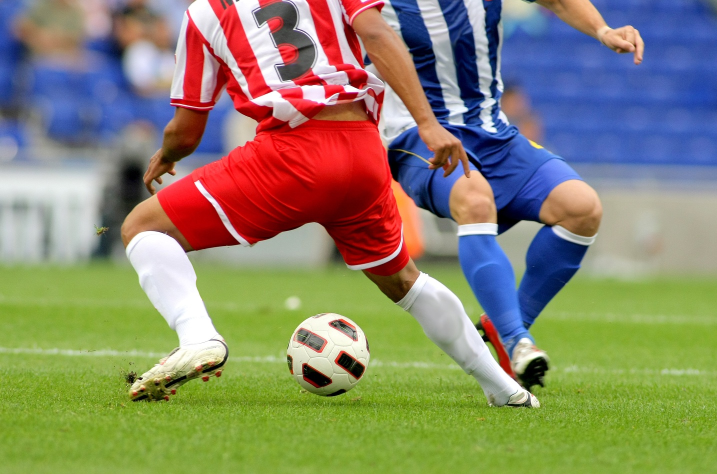
#> input picture ImageProcessing/soccer.jpg, 1434 x 948 px, found by its file name (shown at 1/2 size)
$ python '컨볼루션_적용.py'
#> lines starting #> are read from the running program, lines starting #| are printed output that depends on the picture; after the words box and inside, x2 and y2 are one past the last pixel; in counts of white or black regions, pixels touching at a corner belong together
'''가우시안 스무딩과 엠보싱하기
가우시안 블러를 통해 스무딩은 잡음을 제거하는 역할을 하지만, 물체의 경계를 흐릿하게 하는 블러링 부작용이 있다.
엠보싱은 물체에 돋을새김 느낌을 주는 엠보싱 필터이다.
'''

import cv2 as cv
import numpy as np

img = cv.imread("ImageProcessing\soccer.jpg")
#> img is the input picture: shape (948, 1434, 3); mean B, G, R 107.2, 133.3, 136.9
img = cv.resize(img,dsize=(0,0),fx=0.4,fy=0.4)
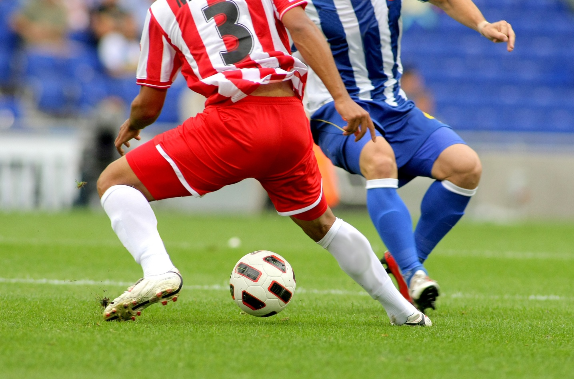
#> img: shape (379, 574, 3); mean B, G, R 107.2, 133.2, 136.8
gray=cv.cvtColor(img,cv.COLOR_BGR2GRAY)
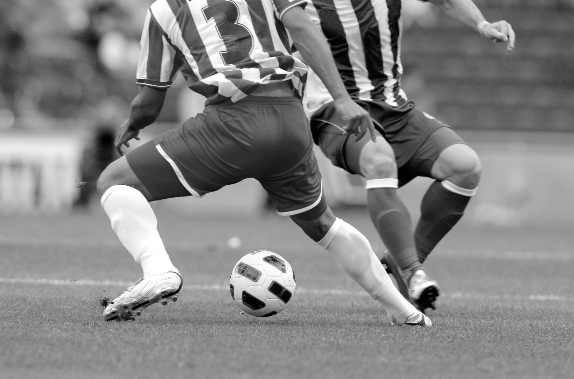
#> gray: shape (379, 574); min 0, max 255, mean 131.3
cv.putText(gray,'soccer',(10,20),cv.FONT_HERSHEY_SIMPLEX,0.7,(255,255,255),2)
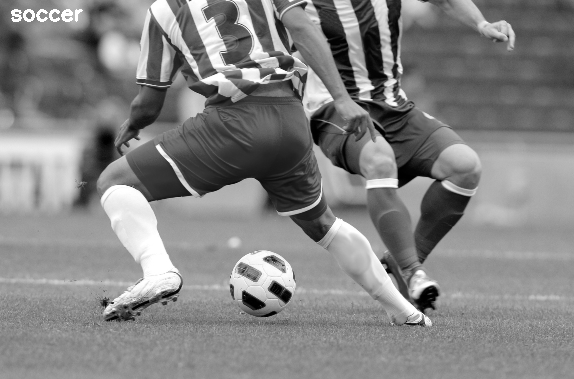
#> gray: shape (379, 574); 0.23% of pixels changed, all inside (x1, y1, x2, y2) = (11, 9, 83, 22)
cv.imshow('Original',gray)

smooth = np.hstack((cv.GaussianBlur(gray,(5,5),0.0),cv.GaussianBlur(gray,(9,9),0.0),cv.GaussianBlur(gray,(15,15),0.0)))
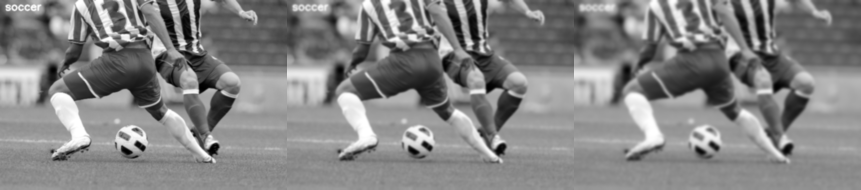
#> smooth: shape (379, 1722) (shown at 1/2 size); min 0, max 255, mean 131.6
# 첫번째 인수는 스무딩을 적용할 영상이고, 두번째 인수는 필터의 크기, 세번째 인수는 표준 편차인데, 0.0으로 설정하면 필터 크기를 보고 자동으로 추정한다.
cv.imshow("Smooth",smooth)

filter_emboss=np.array([[-1.0,-1.0,0.0],
                  [-1.0,0.0,1.0],
                  [0.0,1.0,1.0]])
# 엠보싱 필터에 대해 정의한다.

gray16 = np.int16(gray)
emboss = np.clip(cv.filter2D(gray16,-1,filter_emboss)+128,0,255)# 두 번째 인수를 -1 로 하면 output image의 데이터형을 input_image와 동일하게 가져감
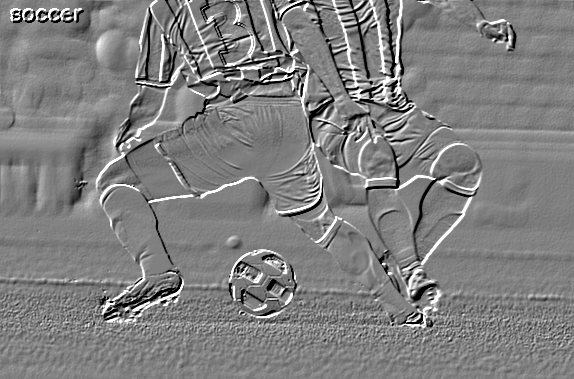
#> emboss: shape (379, 574) int16; min 0, max 255, mean 127.7
emboss_bad=np.uint8(cv.filter2D(gray16,-1,filter_emboss)+128) # -1 will give the output image depth as same as the input image 여기서 깊이는 channel을 얘기하는 걸까?
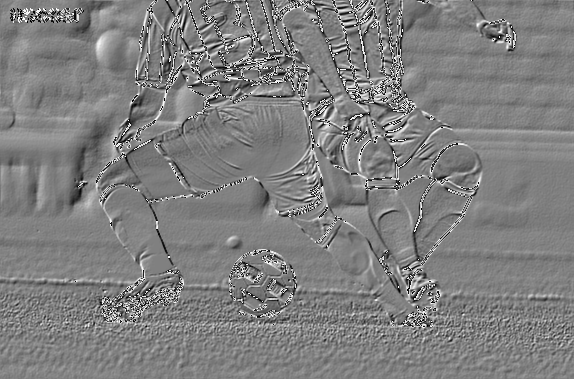
#> emboss_bad: shape (379, 574); min 0, max 255, mean 127.4
emboss_worse=cv.filter2D(gray,-1,filter_emboss) # 책에서는 주어진 영상 배열과 같은 형의 배열을 출력한다 했으니까 음.. 같은 데이터형을 출력한다고 생각해야겠다.
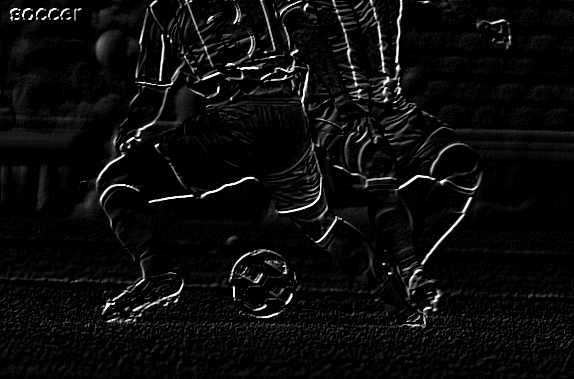
#> emboss_worse: shape (379, 574); min 0, max 255, mean 11.7
# 첫번째 인수는 source image 적용할 이미지, 세번째 인수는 kernel을 입력하는데 우리는 이미 사용자 지정한 filter(kernel)를 넣어준다.
# filter2D의 결과값은 gray16과 동일한 데이터형으로 나올것이다..
print(cv.filter2D(gray16,-1,filter_emboss).dtype) # 역시 gray16과 같은 int16을 출력한다.
#| int16
cv.imshow("Emboss",emboss)
cv.imshow("Emboss_bad",emboss_bad)
cv.imshow("Emboss_worse",emboss_worse)

cv.waitKey()
cv.destroyAllWindows()

$ run again, with ImageProcessing/apple.jpg copied over ImageProcessing/soccer.jpg
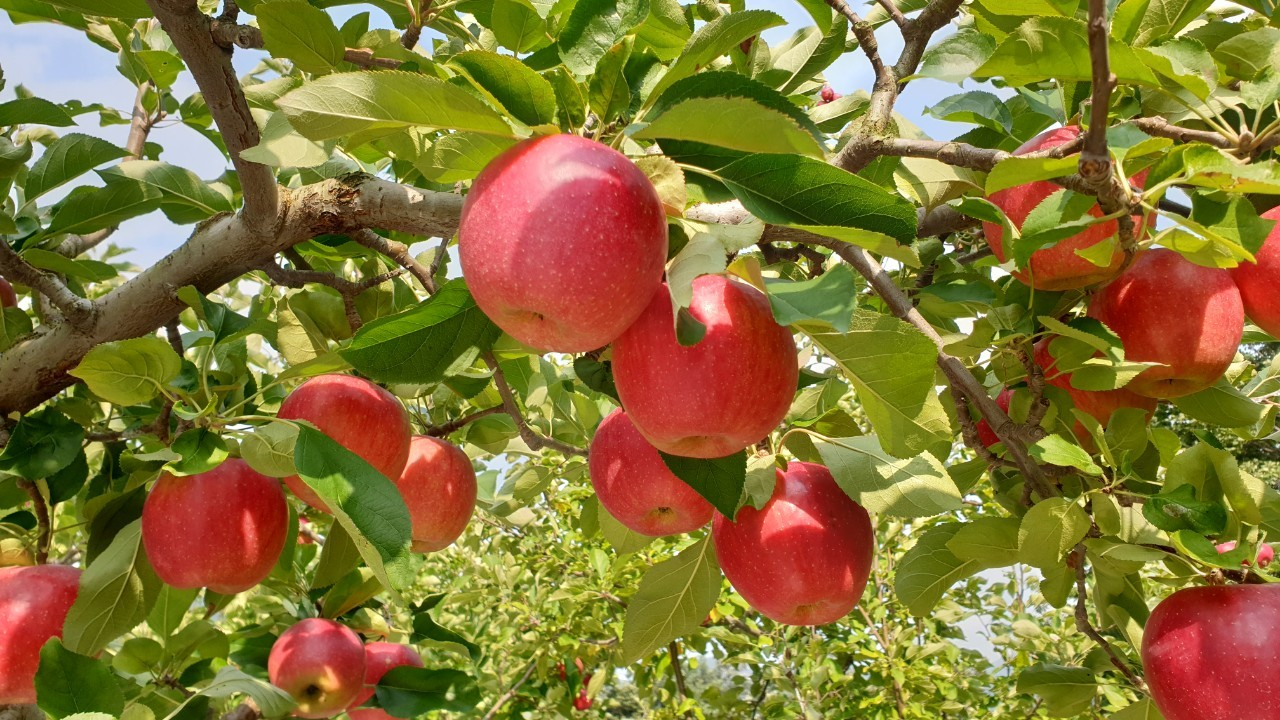
#> input picture ImageProcessing/apple.jpg, 1280 x 720 px, found by its file name
#> img is the input picture: shape (720, 1280, 3); mean B, G, R 52.9, 114.7, 133.2
#> img: shape (288, 512, 3)
#> `cv.putText(gray,'soccer',(10,20),cv.FONT_HERSHEY_SIMPLEX,0.7,(255,255,..`:
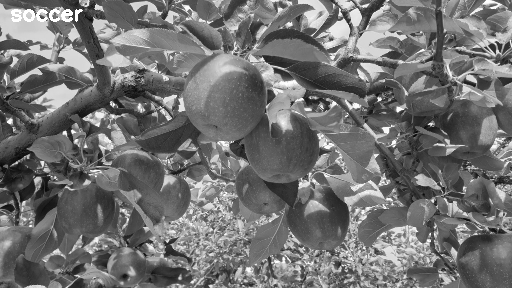
#> gray: shape (288, 512); min 6, max 255, mean 113.5
#> `emboss_worse=cv.filter2D(gray,-1,filter_emboss)`:
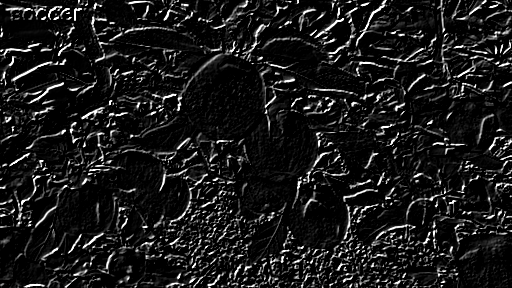
#> emboss_worse: shape (288, 512); min 0, max 255, mean 25.8
#| int16
